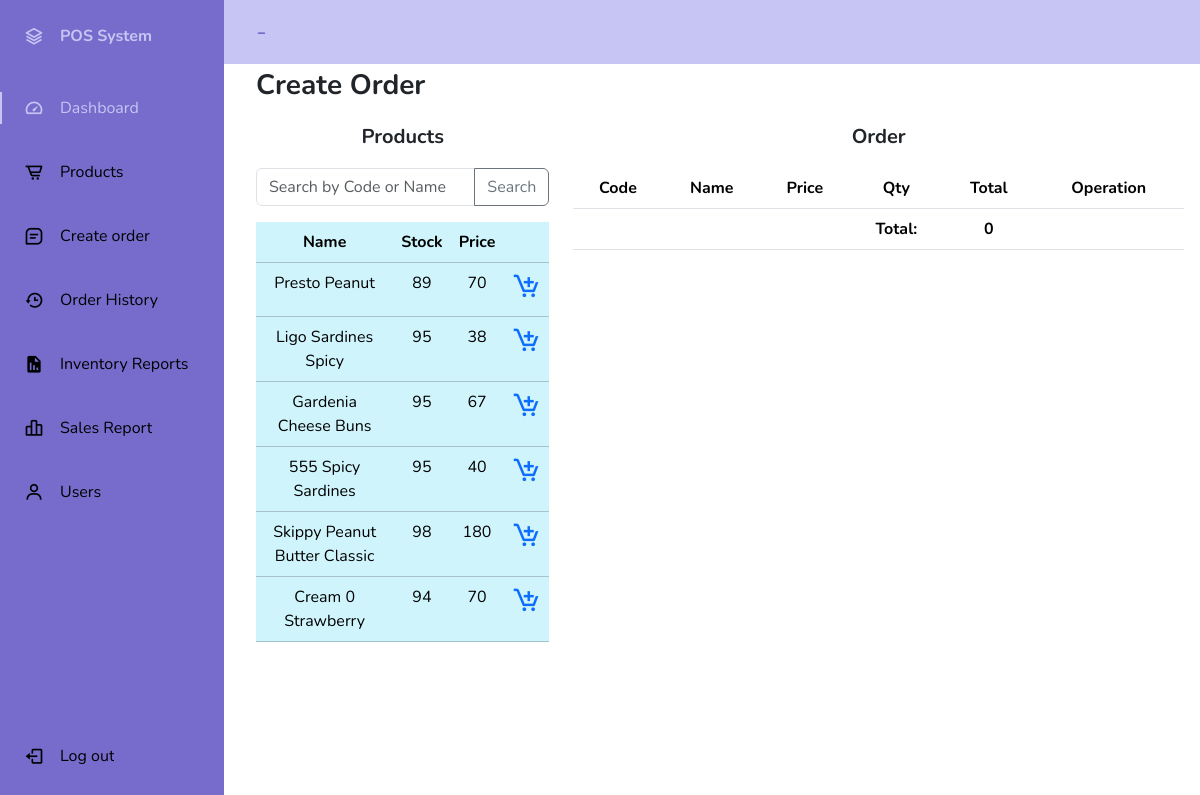
Page /Admin/CreateOrder/createOrder.php on the committed database.
### tables this page shows
CREATE TABLE `products` (
  `ID` int(11) NOT NULL,
  `Code` bigint(100) NOT NULL,
  `Name` varchar(100) NOT NULL,
  `Stock` int(11) NOT NULL,
  `SRP` int(11) NOT NULL,
  `MarkupPrice` int(11) NOT NULL,
  `SoldQty` int(11) NOT NULL,
  `LossQty` int(11) NOT NULL,
  `ReturnQty` int(11) NOT NULL,
  `Status` varchar(100) NOT NULL,
  `Archive` varchar(100) NOT NULL
);

### Admin/CreateOrder/createOrder.php (the view, shortened to what this page needs)
<?php
include '../includes/dbconn.php';
?>
<!doctype html>
<html lang="en">
<head>
    <link href="https://cdn.jsdelivr.net/npm/bootstrap@5.3.2/dist/css/bootstrap.min.css" rel="stylesheet">
    <link href="https://cdn.jsdelivr.net/npm/boxicons@latest/css/boxicons.min.css" rel="stylesheet">
    <link rel="stylesheet" href="../includes/style.css">
</head>
<body id="body-pd">
    <header class="header" id="header">
        <div class="header_toggle"><?php echo $_SESSION['Name'] . ' - ' . $_SESSION['Position'] ?></div>
        <div class="header_img"> <img src="https://visualpharm.com/assets/381/Admin-595b40b65ba036ed117d3b23.svg" alt=""> </div>
    </header>
    <div class="l-navbar" id="nav-bar">
        <nav class="nav">
            <div>
                <a href="" class="nav_logo">
                    <i class='bx bx-layer nav_logo-icon'></i>
                    <span class="nav_logo-name">POS System</span>
                </a>
                <div class="nav_list">
                    <a href="../dashboard/dashboard.php" class="nav_link active">
                        <i class='bx bx-tachometer nav_icon'></i>
                        <span class="nav_name">Dashboard</span>
                    </a>
                    <a href="../products/allProducts.php" class="nav_link">
                        <i class='bx bx-cart-alt nav_icon'></i>
                        <span class="nav_name">Products</span>
                    </a>
                    <a href="../CreateOrder/createOrder.php" class="nav_link">
                        <i class='bx bx-message-square-detail nav_icon'></i>
                        <span class="nav_name">Create order</span>
                    </a>
                    <a href="../orderHistory/history.php" class="nav_link">
                        <i class='bx bx-history nav_icon'></i>
                        <span class="nav_name">Order History</span>
                    </a>
                    <a href="../Inventory Report/inventoryReport.php" class="nav_link">
                        <i class='bx bxs-report nav_icon'></i>
                        <span class="nav_name">Inventory Reports</span>
                    </a> <a href="../SalesReport/salesReport.php" class="nav_link">
                        <i class='bx bx-bar-chart-alt-2 nav_icon'></i>
                        <span class="nav_name">Sales Report</span>
                    </a>
                    <a href="/Admin/users/allUsers.php" class="nav_link">
                        <i class='bx bx-user nav_icon'></i>
                        <span class="nav_name">Users</span>
                    </a>
                </div>
            </div>
            <a href="/Admin/logout.php" class="nav_link">
                <i class='bx bx-log-out nav_icon'></i>
                <span class="nav_name">Log out</span>
            </a>
        </nav>
    </div>
    <div class="height-100 bg-body text-center">
        <p class="text-start fw-bold fs-3">Create Order</p>
        <div class="row justify-content-center">
            <div class="col-md-4">
                <div class="table-wrapper-scroll-y my-custom-scrollbar">
                    <p class="fs-5 fw-bold">Products</p>
                    <form method="GET" action="createOrder.php" class="mb-3">
                        <div class="input-group">
                            <input type="text" class="form-control" placeholder="Search by Code or Name" name="search" value="<?php echo isset($_GET['search']) ? $_GET['search'] : ''; ?>">
                            <button class="btn btn-outline-secondary" type="submit">Search</button>
                        </div>
                    </form>
                    <table class="table mt-3 table-info">
                        <thead>
                            <tr>
                                <th scope="col">Name</th>
                                <th scope="col">Stock</th>
                                <th scope="col">Price</th>
                                <th scope="col"></th>
                            </tr>
                        </thead>
                        <tbody>
                            <?php
                            $sql = "SELECT * FROM `products` WHERE `Archive` != 'Yes'";
                            $result = mysqli_query($conn, $sql);
                            while ($row = $result->fetch_assoc()) {
                            ?>
                                <tr>
                                    <td><?php echo $row['Name']; ?></td>
                                    <td><?php echo $row['Stock']; ?></td>
                                    <td><?php echo $row['MarkupPrice']; ?></td>
                                    <td>
                                        <a href="orderProduct.php?ID=<?php echo $row['ID']; ?>"><i class='bx bx-cart-add' style="font-size: 30px;"></i></a>
                                    </td>
                                </tr>
                            <?php
                            }
                            ?>
                        </tbody>
                    </table>
                </div>
            </div>
            <div class="col-md-8">
                <p class="fs-5 fw-bold">Order</p>
                <table class="table mt-3 table-border">
                    <thead>
                        <tr>
                            <th scope="col">Code</th>
                            <th scope="col">Name</th>
                            <th scope="col">Price</th>
                            <th scope="col">Qty</th>
                            <th scope="col">Total</th>
                            <th scope="col">Operation</th>
                        </tr>
                    </thead>
                    <tbody>
                        <?php
                        $totalAmount = 0;
                        ?>
                        <tr>
                            <td></td>
                            <td></td>
                            <?php
                            if ($totalAmount == 0) {
                            ?>
                                <td></td>
                            <?php
                            } else {
                            ?>
                                <td><a href="payOrders.php?orderIDs=<?php echo implode(',', $orderIDs); ?>" class="btn btn-success">Proceed</a></td>
                            <?php
                            }
                            ?>
                            <th class="">Total:</th>
                            <th class="text-center"><?php echo $totalAmount; ?></th>
                            <td></td>
                        </tr>
                    </tbody>
                </table>
            </div>
        </div>
    </div>
</body>
</html>

### Admin/includes/style.css (style rules this page uses)
:root { --header-height: 3rem; --nav-width: 68px; --first-color: #776BCC; --first-color-light: black; --white-color: #C7C5F4; --body-font: 'Nunito', sans-serif; --normal-font-size: 1rem; --z-fixed: 100 }
* { overflow-x: hidden; }
body { position: relative; margin: var(--header-height) 0 0 0; padding: 0 1rem; font-family: var(--body-font); font-size: var(--normal-font-size); }
a { text-decoration: none; }
.header { width: 100%; height: var(--header-height); position: fixed; top: 0; left: 0; display: flex; align-items: center; justify-content: space-between; padding: 0 1rem; background-color: var(--white-color); z-index: var(--z-fixed); }
.header_toggle { color: var(--first-color); font-size: 1.6rem; cursor: pointer; }
.header_img { width: 35px; height: 35px; display: flex; justify-content: center; border-radius: 50%; overflow: hidden; }
.header_img img { width: 40px; }
.l-navbar { position: fixed; top: 0; left: -30%; width: var(--nav-width); height: 100vh; background-color: var(--first-color); padding: .5rem 1rem 0 0; z-index: var(--z-fixed); }
.nav { height: 100%; display: flex; flex-direction: column; justify-content: space-between; overflow: hidden; }
.nav_logo, .nav_link { display: grid; grid-template-columns: max-content max-content; align-items: center; column-gap: 1rem; padding: .5rem 0 .5rem 1.5rem; }
.nav_logo { margin-bottom: 2rem; }
.nav_logo-icon { font-size: 1.25rem; color: var(--white-color); }
.nav_logo-name { color: var(--white-color); font-weight: 700; }
.nav_link { position: relative; color: var(--first-color-light); margin-bottom: 1.5rem; }
.nav_icon { font-size: 1.25rem; }
.show { left: 0; }
.body-pd { padding-left: calc(var(--nav-width) + 1rem); }
.active { color: var(--white-color); }
.active::before { content: ''; position: absolute; left: 0; width: 2px; height: 32px; background-color: var(--white-color); }
@media screen and (min-width: 768px) { body { margin: calc(var(--header-height) + 1rem) 0 0 0; padding-left: calc(var(--nav-width) + 2rem); } }
@media screen and (min-width: 768px) { .header { height: calc(var(--header-height) + 1rem); padding: 0 2rem 0 calc(var(--nav-width) + 2rem); } }
@media screen and (min-width: 768px) { .header_img { width: 40px; height: 40px; } }
@media screen and (min-width: 768px) { .header_img img { width: 45px; } }
@media screen and (min-width: 768px) { .l-navbar { left: 0; padding: 1rem 1rem 0 0; } }
@media screen and (min-width: 768px) { .show { width: calc(var(--nav-width) + 156px); } }
@media screen and (min-width: 768px) { .body-pd { padding-left: calc(var(--nav-width) + 188px); } }

### Admin/CreateOrder/createOrder.php (style rules this page uses)
.my-custom-scrollbar { position: relative; height: 600px; overflow: auto; }
.table-wrapper-scroll-y { display: block; }

### rows in the picture
products: Name "Presto Peanut", Stock "89", MarkupPrice "70"
products: Name "Ligo Sardines Spicy", Stock "95", MarkupPrice "38"
products: Name "Gardenia Cheese Buns", Stock "95", MarkupPrice "67"
products: Name "555 Spicy Sardines", Stock "95", MarkupPrice "40"
products: Name "Skippy Peanut Butter Classic", Stock "98", MarkupPrice "180"
products: Name "Cream 0 Strawberry", Stock "94", MarkupPrice "70"

### other values in the picture
$totalAmount "0"
